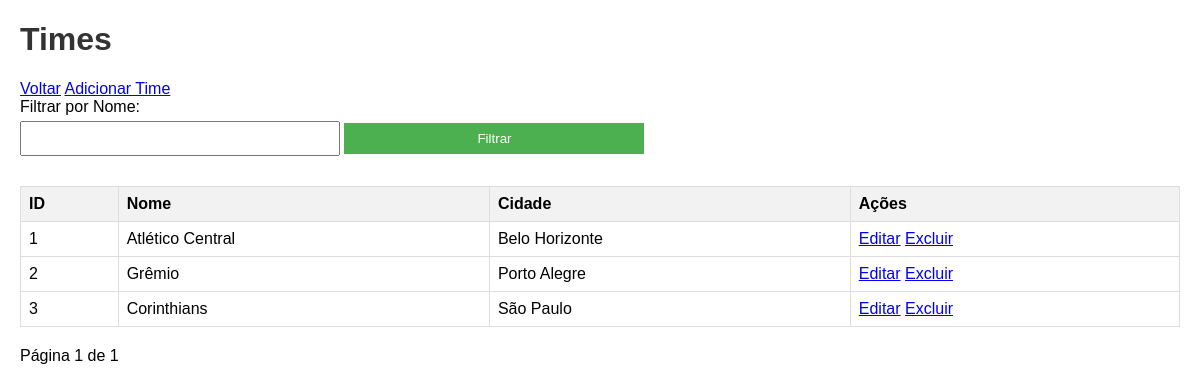
The app's page /times/index.php with its own data.
### tables this page shows
CREATE TABLE times (
    id INT AUTO_INCREMENT PRIMARY KEY,
    nome VARCHAR(100) NOT NULL,
    cidade VARCHAR(100) NOT NULL
);

### times/index.php (the view, shortened to what this page needs)
<?php
include '../includes/db.php';
$page = isset($_GET['page']) ? (int)$_GET['page'] : 1;
$limit = 10;
$offset = ($page - 1) * $limit;
$filter_nome = isset($_GET['nome']) ? $_GET['nome'] : '';
$query = "SELECT * FROM times WHERE nome LIKE '%$filter_nome%' LIMIT $limit OFFSET $offset";
$result = $conn->query($query);
$total_query = "SELECT COUNT(*) as total FROM times WHERE nome LIKE '%$filter_nome%'";
$total_result = $conn->query($total_query);
$total_row = $total_result->fetch_assoc();
$total = $total_row['total'];
$total_pages = ceil($total / $limit);
?>
<!DOCTYPE html>
<html lang="pt-br">
<head>
    <link rel="stylesheet" href="../style.css">
</head>
<body>
    <h1>Times</h1>
    <a href="../index.php">Voltar</a>
    <a href="create.php">Adicionar Time</a>
    <form method="GET">
        <label for="nome">Filtrar por Nome:</label>
        <input type="text" name="nome" value="<?php echo htmlspecialchars($filter_nome); ?>">
        <button type="submit">Filtrar</button>
    </form>
    <table>
        <tr>
            <th>ID</th>
            <th>Nome</th>
            <th>Cidade</th>
            <th>Ações</th>
        </tr>
        <?php while ($row = $result->fetch_assoc()): ?>
        <tr>
            <td><?php echo $row['id']; ?></td>
            <td><?php echo htmlspecialchars($row['nome']); ?></td>
            <td><?php echo htmlspecialchars($row['cidade']); ?></td>
            <td>
                <a href="edit.php?id=<?php echo $row['id']; ?>">Editar</a>
                <a href="delete.php?id=<?php echo $row['id']; ?>" onclick="return confirm('Tem certeza?')">Excluir</a>
            </td>
        </tr>
        <?php endwhile; ?>
    </table>
    <div>
        Página <?php echo $page; ?> de <?php echo $total_pages; ?>
    </div>
</body>
</html>

### style.css (style rules this page uses)
body { font-family: Arial, sans-serif; margin: 20px; }
h1, h2 { color: #333; }
table { width: 100%; border-collapse: collapse; margin-bottom: 20px; }
th, td { border: 1px solid #ddd; padding: 8px; text-align: left; }
th { background-color: #f2f2f2; }
form { margin-bottom: 20px; }
label { display: block; margin-bottom: 5px; }
input, select, button { padding: 8px; margin-bottom: 10px; width: 100%; max-width: 300px; }
button { background-color: #4CAF50; color: white; border: none; cursor: pointer; }

### records on screen
times: id "1", nome "Atlético Central", cidade "Belo Horizonte"
times: id "2", nome "Grêmio", cidade "Porto Alegre"
times: id "3", nome "Corinthians", cidade "São Paulo"

### other values on screen
$page "1"
$total_pages "1"
